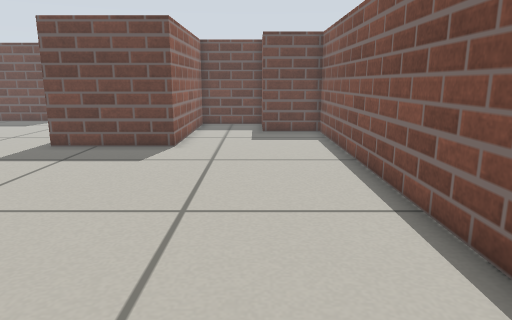
view 1 (above)

16 first-person views from a walk through a robot-simulator world made for Gazebo. The camera is 0.51 m above the floor, tilts 12° down and sees 70° across. The floor is counted in squares, 0.2 m on a side. Each view is taken from the middle of a square. On the plan, view 1 faces up. The plan holds only what a view shows up to about 20 squares ahead; the rest is blank.

view 2
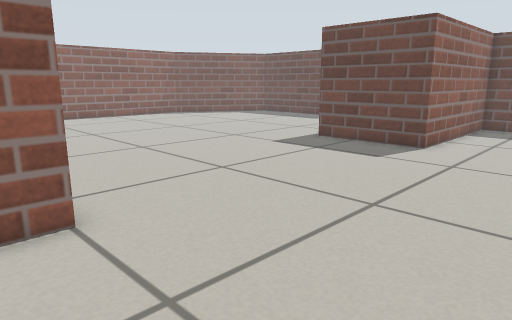

view 3
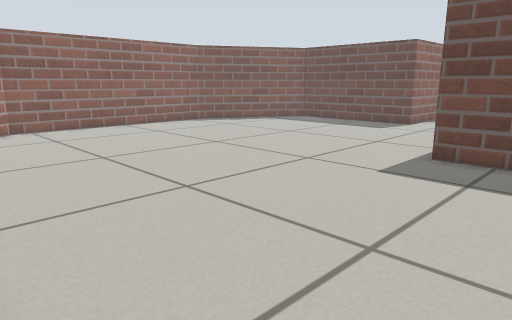

view 4
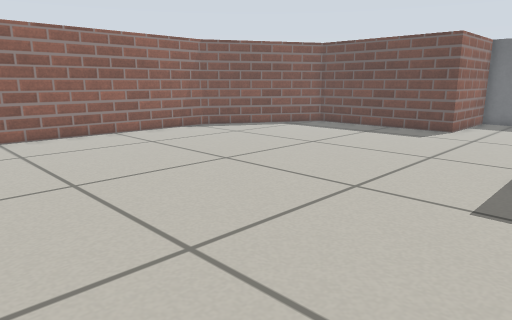

view 5
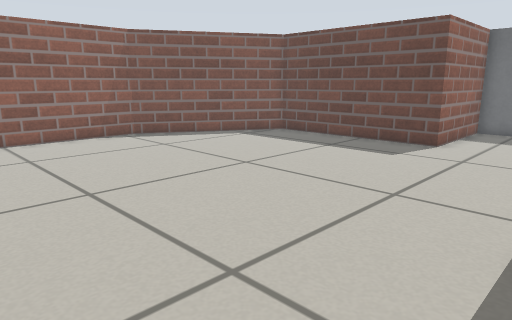

view 6
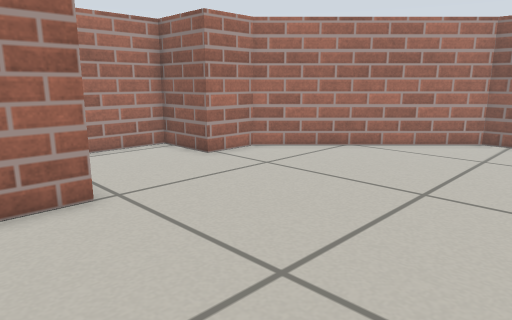

view 7
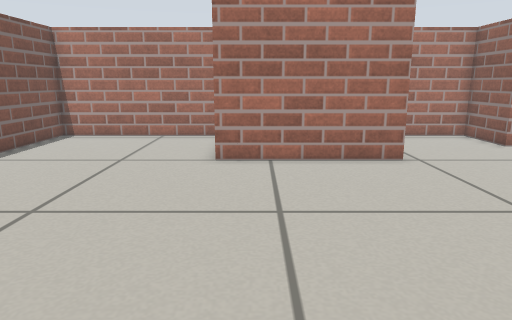

view 8
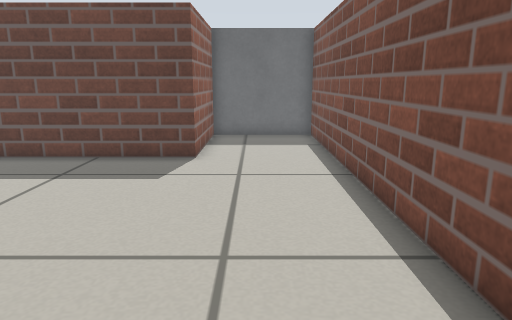

view 9
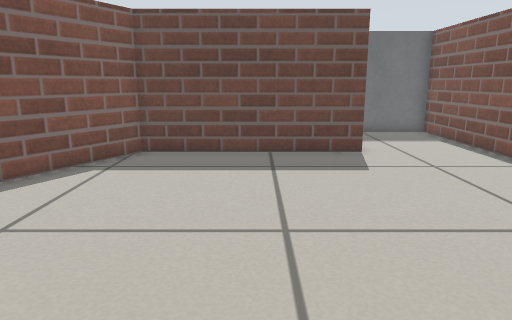

view 10
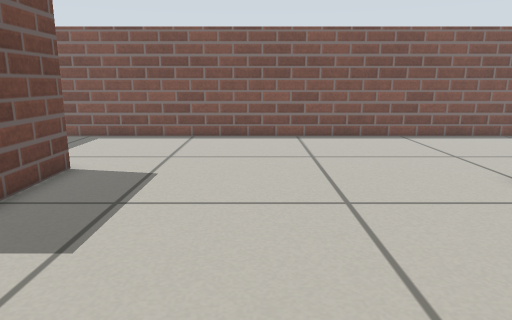

view 11
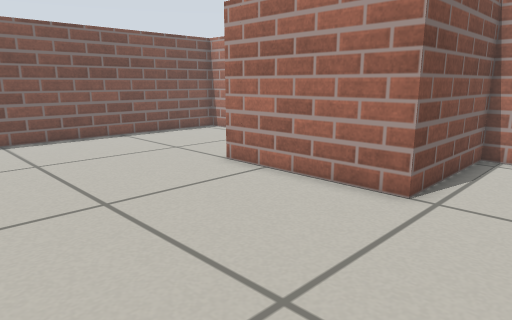

view 12
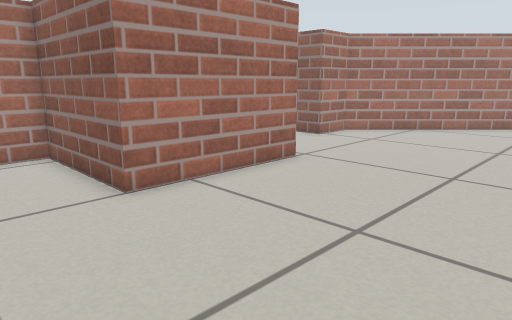

view 13
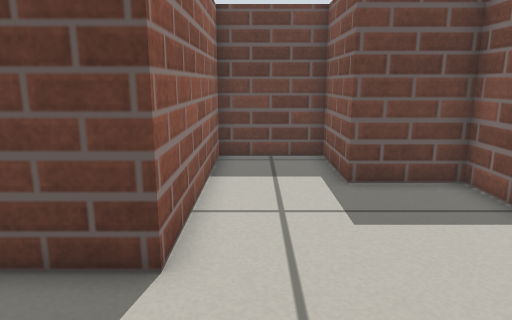

view 14
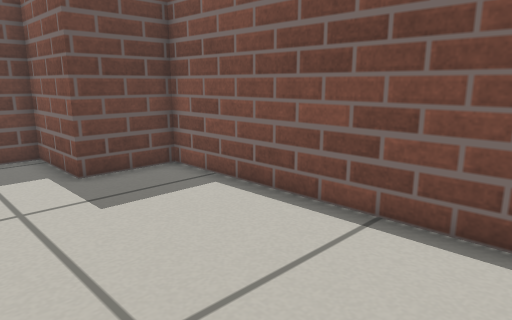

view 15
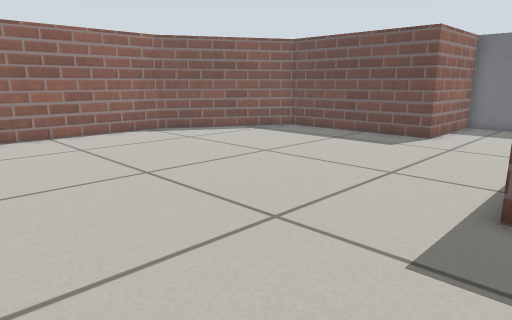

view 16
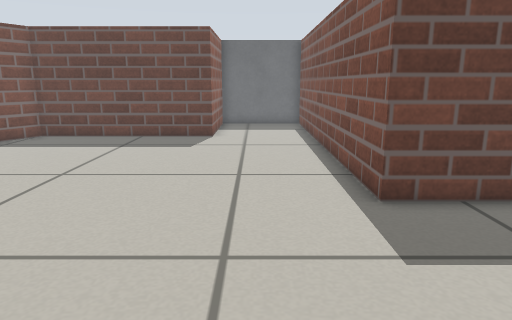

### Floor plan
Points are (right, up) in squares from view 1. A wall is a line through its corners. A room is listed if a view was taken in it or the views show most of it. See-through windows are left out.
Room 1 (views 1, 2, 3, 4, 5, 6, 7, 8, 9, 10, 11, 12, 13, 14, 15, 16)
walls: (-13.1, 30) (-13.1, 24.3) (-21.2, 24.3) (-25.1, 17.6) (-25.1, 6.1) (-18.4, -0.6) (-16.1, -0.6) (-16.1, -3.6) (-10.9, -3.6) (-10.9, 2.1) (-4.6, 2.1) (-4.6, -3.6) (3.4, -3.6) (3.4, 19.1) (0.4, 19.1) (0.4, 22.6) (-3.3, 22.6) (-3.3, 14.6) (-8.3, 14.6) (-8.3, 30)

Where each view was taken, in squares from view 1:
view 1: 0 up, 0 right, facing up
view 2: 0 up, 2 right, facing up-left
view 3: 2 up, 4 left, facing up-left
view 4: 4 up, 7 left, facing up-left
view 5: 9 up, 8 left, facing up-left
view 6: 10 up, 8 left, facing down-left
view 7: 14 up, 6 left, facing down
view 8: 12 up, 11 left, facing up
view 9: 11 up, 17 left, facing up
view 10: 9 up, 14 left, facing right
view 11: 10 up, 14 left, facing down-right
view 12: 10 up, 1 left, facing down-left
view 13: 10 up, 2 left, facing up
view 14: 9 up, 3 left, facing up-right
view 15: 7 up, 7 left, facing up-left
view 16: 7 up, 11 left, facing up
